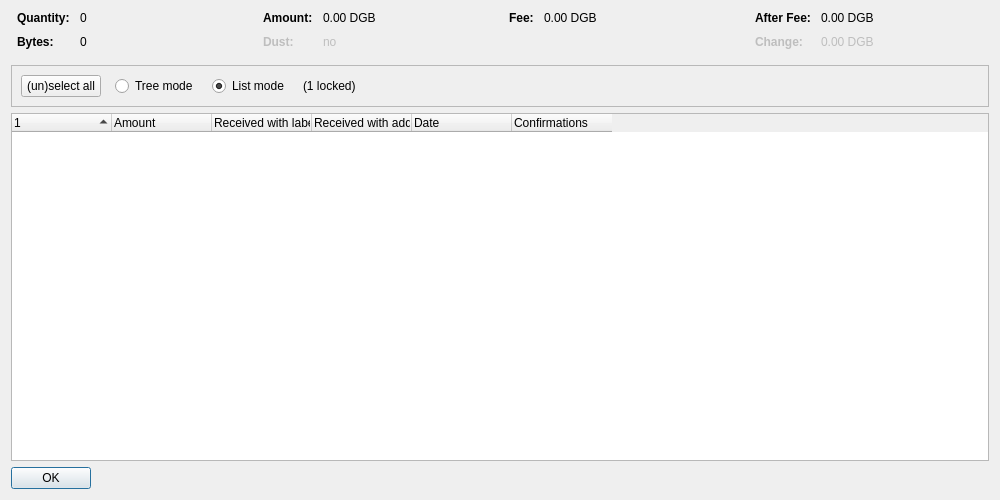
<?xml version="1.0" encoding="UTF-8"?>
<ui version="4.0">
 <class>CoinControlDialog</class>
 <widget class="QDialog" name="CoinControlDialog">
  <property name="geometry">
   <rect>
    <x>0</x>
    <y>0</y>
    <width>1000</width>
    <height>500</height>
   </rect>
  </property>
  <property name="windowTitle">
   <string>Coin Selection</string>
  </property>
  <layout class="QVBoxLayout" name="verticalLayout">
   <item>
    <layout class="QHBoxLayout" name="horizontalLayoutTop" stretch="0,0,0,0">
     <property name="topMargin">
      <number>0</number>
     </property>
     <property name="bottomMargin">
      <number>10</number>
     </property>
     <item>
      <layout class="QFormLayout" name="formLayoutCoinControl1">
       <property name="horizontalSpacing">
        <number>10</number>
       </property>
       <property name="verticalSpacing">
        <number>10</number>
       </property>
       <property name="leftMargin">
        <number>6</number>
       </property>
       <property name="rightMargin">
        <number>6</number>
       </property>
       <item row="0" column="0">
        <widget class="QLabel" name="labelCoinControlQuantityText">
         <property name="font">
          <font>
           <weight>75</weight>
           <bold>true</bold>
          </font>
         </property>
         <property name="text">
          <string>Quantity:</string>
         </property>
        </widget>
       </item>
       <item row="0" column="1">
        <widget class="QLabel" name="labelCoinControlQuantity">
         <property name="cursor">
          <cursorShape>IBeamCursor</cursorShape>
         </property>
         <property name="contextMenuPolicy">
          <enum>Qt::ActionsContextMenu</enum>
         </property>
         <property name="text">
          <string notr="true">0</string>
         </property>
         <property name="textInteractionFlags">
          <set>Qt::LinksAccessibleByMouse|Qt::TextSelectableByKeyboard|Qt::TextSelectableByMouse</set>
         </property>
        </widget>
       </item>
       <item row="1" column="0">
        <widget class="QLabel" name="labelCoinControlBytesText">
         <property name="font">
          <font>
           <weight>75</weight>
           <bold>true</bold>
          </font>
         </property>
         <property name="text">
          <string>Bytes:</string>
         </property>
        </widget>
       </item>
       <item row="1" column="1">
        <widget class="QLabel" name="labelCoinControlBytes">
         <property name="cursor">
          <cursorShape>IBeamCursor</cursorShape>
         </property>
         <property name="contextMenuPolicy">
          <enum>Qt::ActionsContextMenu</enum>
         </property>
         <property name="text">
          <string notr="true">0</string>
         </property>
         <property name="textInteractionFlags">
          <set>Qt::LinksAccessibleByMouse|Qt::TextSelectableByKeyboard|Qt::TextSelectableByMouse</set>
         </property>
        </widget>
       </item>
      </layout>
     </item>
     <item>
      <layout class="QFormLayout" name="formLayoutCoinControl2">
       <property name="horizontalSpacing">
        <number>10</number>
       </property>
       <property name="verticalSpacing">
        <number>10</number>
       </property>
       <property name="leftMargin">
        <number>6</number>
       </property>
       <property name="rightMargin">
        <number>6</number>
       </property>
       <item row="0" column="0">
        <widget class="QLabel" name="labelCoinControlAmountText">
         <property name="font">
          <font>
           <weight>75</weight>
           <bold>true</bold>
          </font>
         </property>
         <property name="text">
          <string>Amount:</string>
         </property>
        </widget>
       </item>
       <item row="0" column="1">
        <widget class="QLabel" name="labelCoinControlAmount">
         <property name="cursor">
          <cursorShape>IBeamCursor</cursorShape>
         </property>
         <property name="contextMenuPolicy">
          <enum>Qt::ActionsContextMenu</enum>
         </property>
         <property name="text">
          <string notr="true">0.00 DGB</string>
         </property>
         <property name="textInteractionFlags">
          <set>Qt::LinksAccessibleByMouse|Qt::TextSelectableByKeyboard|Qt::TextSelectableByMouse</set>
         </property>
        </widget>
       </item>
       <item row="1" column="0">
        <widget class="QLabel" name="labelCoinControlLowOutputText">
         <property name="enabled">
          <bool>false</bool>
         </property>
         <property name="font">
          <font>
           <weight>75</weight>
           <bold>true</bold>
          </font>
         </property>
         <property name="text">
          <string>Dust:</string>
         </property>
        </widget>
       </item>
       <item row="1" column="1">
        <widget class="QLabel" name="labelCoinControlLowOutput">
         <property name="enabled">
          <bool>false</bool>
         </property>
         <property name="cursor">
          <cursorShape>IBeamCursor</cursorShape>
         </property>
         <property name="contextMenuPolicy">
          <enum>Qt::ActionsContextMenu</enum>
         </property>
         <property name="text">
          <string notr="true">no</string>
         </property>
         <property name="textInteractionFlags">
          <set>Qt::LinksAccessibleByMouse|Qt::TextSelectableByKeyboard|Qt::TextSelectableByMouse</set>
         </property>
        </widget>
       </item>
      </layout>
     </item>
     <item>
      <layout class="QFormLayout" name="formLayoutCoinControl3">
       <property name="horizontalSpacing">
        <number>10</number>
       </property>
       <property name="verticalSpacing">
        <number>10</number>
       </property>
       <property name="leftMargin">
        <number>6</number>
       </property>
       <property name="rightMargin">
        <number>6</number>
       </property>
       <item row="0" column="0">
        <widget class="QLabel" name="labelCoinControlFeeText">
         <property name="font">
          <font>
           <weight>75</weight>
           <bold>true</bold>
          </font>
         </property>
         <property name="text">
          <string>Fee:</string>
         </property>
        </widget>
       </item>
       <item row="0" column="1">
        <widget class="QLabel" name="labelCoinControlFee">
         <property name="cursor">
          <cursorShape>IBeamCursor</cursorShape>
         </property>
         <property name="contextMenuPolicy">
          <enum>Qt::ActionsContextMenu</enum>
         </property>
         <property name="text">
          <string notr="true">0.00 DGB</string>
         </property>
         <property name="textInteractionFlags">
          <set>Qt::LinksAccessibleByMouse|Qt::TextSelectableByKeyboard|Qt::TextSelectableByMouse</set>
         </property>
        </widget>
       </item>
      </layout>
     </item>
     <item>
      <layout class="QFormLayout" name="formLayoutCoinControl4">
       <property name="horizontalSpacing">
        <number>10</number>
       </property>
       <property name="verticalSpacing">
        <number>10</number>
       </property>
       <property name="leftMargin">
        <number>6</number>
       </property>
       <property name="rightMargin">
        <number>6</number>
       </property>
       <item row="0" column="0">
        <widget class="QLabel" name="labelCoinControlAfterFeeText">
         <property name="font">
          <font>
           <weight>75</weight>
           <bold>true</bold>
          </font>
         </property>
         <property name="text">
          <string>After Fee:</string>
         </property>
        </widget>
       </item>
       <item row="0" column="1">
        <widget class="QLabel" name="labelCoinControlAfterFee">
         <property name="cursor">
          <cursorShape>IBeamCursor</cursorShape>
         </property>
         <property name="contextMenuPolicy">
          <enum>Qt::ActionsContextMenu</enum>
         </property>
         <property name="text">
          <string notr="true">0.00 DGB</string>
         </property>
         <property name="textInteractionFlags">
          <set>Qt::LinksAccessibleByMouse|Qt::TextSelectableByKeyboard|Qt::TextSelectableByMouse</set>
         </property>
        </widget>
       </item>
       <item row="1" column="0">
        <widget class="QLabel" name="labelCoinControlChangeText">
         <property name="enabled">
          <bool>false</bool>
         </property>
         <property name="font">
          <font>
           <weight>75</weight>
           <bold>true</bold>
          </font>
         </property>
         <property name="text">
          <string>Change:</string>
         </property>
        </widget>
       </item>
       <item row="1" column="1">
        <widget class="QLabel" name="labelCoinControlChange">
         <property name="enabled">
          <bool>false</bool>
         </property>
         <property name="cursor">
          <cursorShape>IBeamCursor</cursorShape>
         </property>
         <property name="contextMenuPolicy">
          <enum>Qt::ActionsContextMenu</enum>
         </property>
         <property name="text">
          <string notr="true">0.00 DGB</string>
         </property>
         <property name="textInteractionFlags">
          <set>Qt::LinksAccessibleByMouse|Qt::TextSelectableByKeyboard|Qt::TextSelectableByMouse</set>
         </property>
        </widget>
       </item>
      </layout>
     </item>
    </layout>
   </item>
   <item>
    <widget class="QFrame" name="frame">
     <property name="minimumSize">
      <size>
       <width>0</width>
       <height>40</height>
      </size>
     </property>
     <property name="frameShape">
      <enum>QFrame::StyledPanel</enum>
     </property>
     <property name="frameShadow">
      <enum>QFrame::Sunken</enum>
     </property>
     <layout class="QHBoxLayout" name="horizontalLayout">
      <item>
       <layout class="QHBoxLayout" name="horizontalLayoutPanel" stretch="0,0,0,0,0">
        <property name="spacing">
         <number>14</number>
        </property>
        <item>
         <widget class="QPushButton" name="pushButtonSelectAll">
          <property name="sizePolicy">
           <sizepolicy hsizetype="Maximum" vsizetype="Fixed">
            <horstretch>0</horstretch>
            <verstretch>0</verstretch>
           </sizepolicy>
          </property>
          <property name="text">
           <string>(un)select all</string>
          </property>
          <property name="autoDefault">
           <bool>false</bool>
          </property>
         </widget>
        </item>
        <item>
         <widget class="QRadioButton" name="radioTreeMode">
          <property name="sizePolicy">
           <sizepolicy hsizetype="Maximum" vsizetype="Fixed">
            <horstretch>0</horstretch>
            <verstretch>0</verstretch>
           </sizepolicy>
          </property>
          <property name="text">
           <string>Tree mode</string>
          </property>
         </widget>
        </item>
        <item>
         <widget class="QRadioButton" name="radioListMode">
          <property name="sizePolicy">
           <sizepolicy hsizetype="Maximum" vsizetype="Fixed">
            <horstretch>0</horstretch>
            <verstretch>0</verstretch>
           </sizepolicy>
          </property>
          <property name="text">
           <string>List mode</string>
          </property>
          <property name="checked">
           <bool>true</bool>
          </property>
         </widget>
        </item>
        <item>
         <widget class="QLabel" name="labelLocked">
          <property name="text">
           <string notr="true">(1 locked)</string>
          </property>
         </widget>
        </item>
        <item>
         <spacer name="horizontalSpacer">
          <property name="orientation">
           <enum>Qt::Horizontal</enum>
          </property>
          <property name="sizeHint" stdset="0">
           <size>
            <width>40</width>
            <height>20</height>
           </size>
          </property>
         </spacer>
        </item>
       </layout>
      </item>
     </layout>
    </widget>
   </item>
   <item>
    <widget class="CoinControlTreeWidget" name="treeWidget">
     <property name="contextMenuPolicy">
      <enum>Qt::CustomContextMenu</enum>
     </property>
     <property name="sortingEnabled">
      <bool>false</bool>
     </property>
     <property name="columnCount">
      <number>6</number>
     </property>
     <attribute name="headerShowSortIndicator" stdset="0">
      <bool>true</bool>
     </attribute>
     <attribute name="headerStretchLastSection">
      <bool>false</bool>
     </attribute>
     <column>
      <property name="text">
       <string/>
      </property>
     </column>
     <column>
      <property name="text">
       <string>Amount</string>
      </property>
     </column>
     <column>
      <property name="text">
       <string>Received with label</string>
      </property>
     </column>
     <column>
      <property name="text">
       <string>Received with address</string>
      </property>
     </column>
     <column>
      <property name="text">
       <string>Date</string>
      </property>
     </column>
     <column>
      <property name="text">
       <string>Confirmations</string>
      </property>
      <property name="toolTip">
       <string>Confirmed</string>
      </property>
     </column>
     <column>
      <property name="text">
       <string/>
      </property>
     </column>
     <column>
      <property name="text">
       <string/>
      </property>
     </column>
     <column>
      <property name="text">
       <string/>
      </property>
     </column>
     <column>
      <property name="text">
       <string/>
      </property>
     </column>
    </widget>
   </item>
   <item>
    <widget class="QDialogButtonBox" name="buttonBox">
     <property name="sizePolicy">
      <sizepolicy hsizetype="Maximum" vsizetype="Fixed">
       <horstretch>0</horstretch>
       <verstretch>0</verstretch>
      </sizepolicy>
     </property>
     <property name="orientation">
      <enum>Qt::Horizontal</enum>
     </property>
     <property name="standardButtons">
      <set>QDialogButtonBox::Ok</set>
     </property>
    </widget>
   </item>
  </layout>
 </widget>
 <customwidgets>
  <customwidget>
   <class>CoinControlTreeWidget</class>
   <extends>QTreeWidget</extends>
   <header>qt/coincontroltreewidget.h</header>
  </customwidget>
 </customwidgets>
 <resources/>
 <connections/>
</ui>
